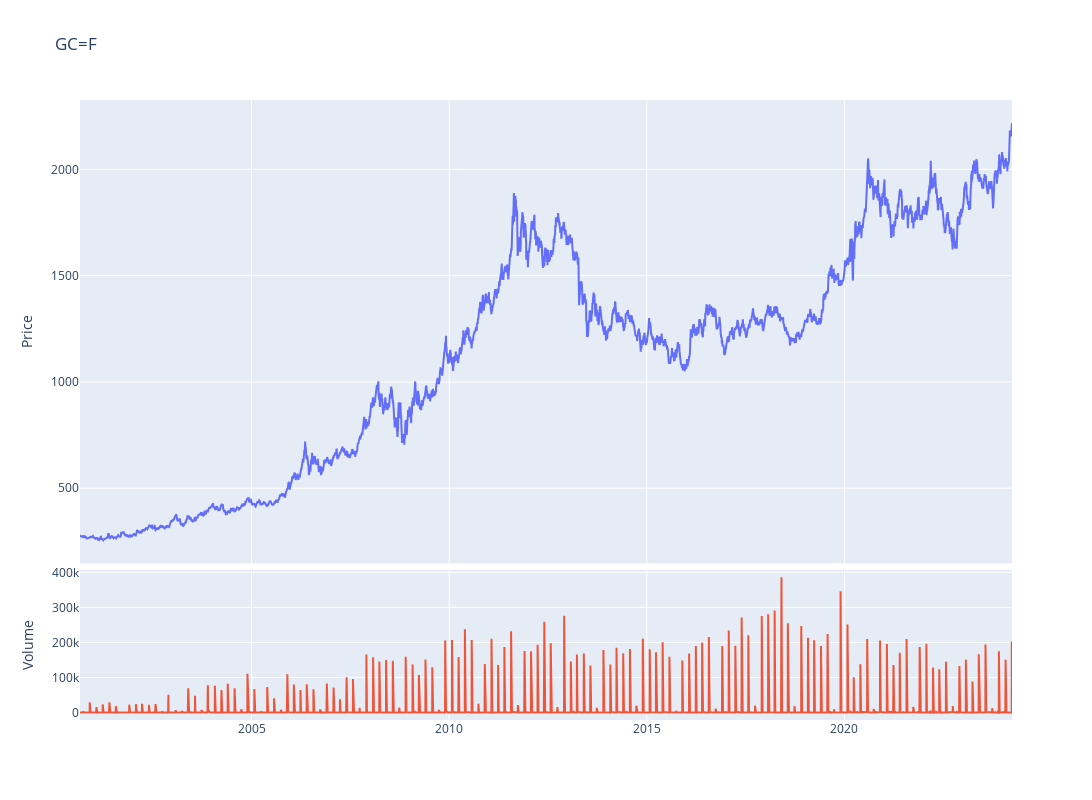

The notebook cell this image was saved under:
### Code cell
fig = make_subplots(rows=4, cols=1,shared_xaxes=True,vertical_spacing=0.01,specs=[[{'rowspan':3,'colspan':1}],[None],[None],[{'rowspan':1,'colspan':1}]])

# Graph (1,1)
fig.add_trace(go.Scatter(x=stock_ticker.index,y=stock_ticker['Adj Close'],mode="lines",name=f"{ticker}"),row=1, col=1)
# Update xaxis properties
fig.update_yaxes(title_text="Price", row=1, col=1)

# Graph (4,1)
fig.add_trace(go.Scatter(x=stock_ticker.index,y=stock_ticker['Volume'],mode="lines",name='Volume'),row=4, col=1)
fig.update_yaxes(title_text="Volume", row=4, col=1)

fig.update_layout(height=800, width=1300,showlegend=False,title=f"{ticker}")

fig.show()

### Figure 1 — Plotly figure (JSON) as saved in the notebook; plotly's stock layout.template omitted (floating-point values rounded to 4 significant figures; data arrays with more than 128 entries replaced by an {"elided": "..."} marker saying what was removed)
{"data": [{"mode": "lines", "name": "GC=F", "type": "scatter", "x": {"elided": "5916 str values"}, "xaxis": "x", "y": {"elided": "5916 float values"}, "yaxis": "y"}, {"mode": "lines", "name": "Volume", "type": "scatter", "x": {"elided": "5916 str values"}, "xaxis": "x2", "y": {"elided": "5916 int values"}, "yaxis": "y2"}], "layout": {"height": 800, "showlegend": false, "title": {"text": "GC=F"}, "width": 1300, "xaxis": {"anchor": "y", "domain": [0, 1], "matches": "x2", "showticklabels": false}, "xaxis2": {"anchor": "y2", "domain": [0, 1]}, "yaxis": {"anchor": "x", "domain": [0.2525, 1], "title": {"text": "Price"}}, "yaxis2": {"anchor": "x2", "domain": [0, 0.2425], "title": {"text": "Volume"}}}}
